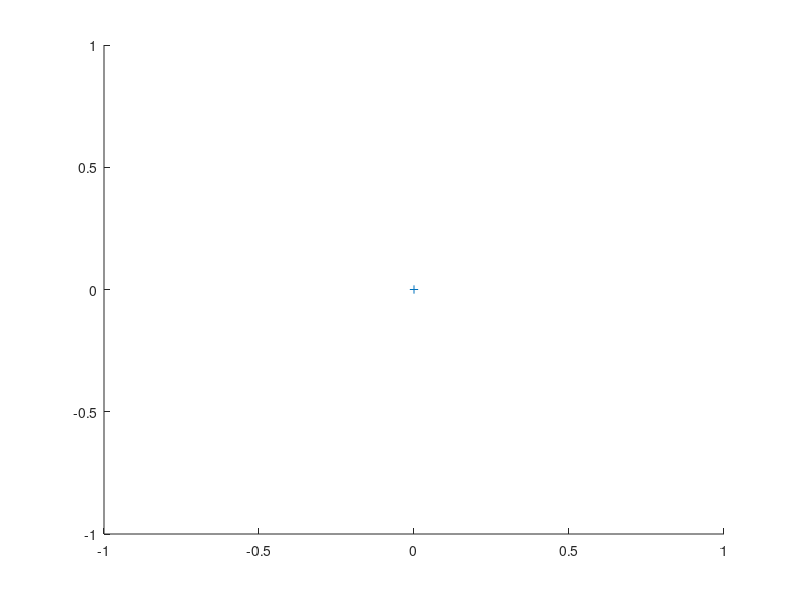

MATLAB code for this plot: (Note: this script raises an error after producing the figure.)
function [p1,p2]=rbline(varargin)
%function to draw a rubberband line and return the start and end points
%Usage: [p1,p2]=rbline;     uses current axes
% or    [p1,p2]=rbline(h);  uses axes refered to by handle, h

% Created by Sandra Martinka March 2002

switch nargin
case 0
  h=gca;
case 1
  h=varargin{1};
  axes(h);
otherwise
  disp('Too many input arguments.');
end
cudata=get(gcf,'UserData'); %current UserData
hold on;
k = waitforbuttonpress;
p1=get(h,'CurrentPoint');       %get starting point
p1=p1(1,1:2);                   %extract x and y
lh=plot(p1(1),p1(2),'+:');      %plot starting point
udata.p1=p1;
udata.h=h;
udata.lh=lh;
set(gcf,'UserData',udata,'WindowButtonMotionFcn','wbmf','DoubleBuffer','on');
k=waitforbuttonpress;
p2=get(h,'Currentpoint');       %get end point
p2=p2(1,1:2);                   %extract x and y
set(gcf,'UserData',cudata,'WindowButtonMotionFcn','','DoubleBuffer','off'); %reset UserData, etc..
delete(lh);

function wbmf
%window motion callback function

utemp=get(gcf,'UserData');
ptemp=get(utemp.h,'CurrentPoint');
ptemp=ptemp(1,1:2);
set(utemp.lh,'XData',[utemp.p1(1),ptemp(1)],'YData',[utemp.p1(2),ptemp(2)]);